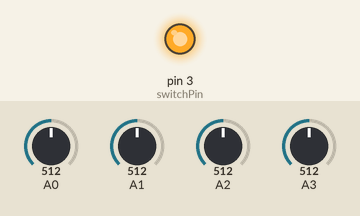
Bench run of a sketch on a simulated Arduino Uno, built with avr-gcc and run on an emulated ATmega328P. Parts: output pins drawn as LEDs (lit = HIGH). The test bench sets the inputs (shaded band); at power-on: A1 = 512, A3 = 512, A2 = 512, A0 = 512. What the sketch prints to the serial monitor is not drawn.

Above: at 1.2 s.
1.3 s: A1 set to 716
3.2 s: A3 set to 716
6.2 s: A3 set to 992
9.2 s: A2 set to 61
10.7 s: A2 set to 53
At 11.5 s:
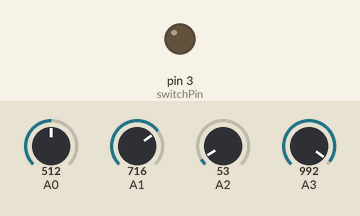
12.2 s: A2 set to 306
At 12.6 s:
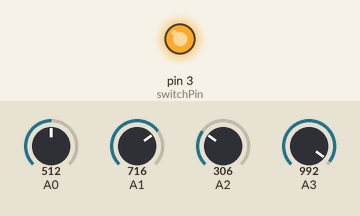
Timing chart, 0 to 14.7 s (numbered marks = the images above; inputs shaded):
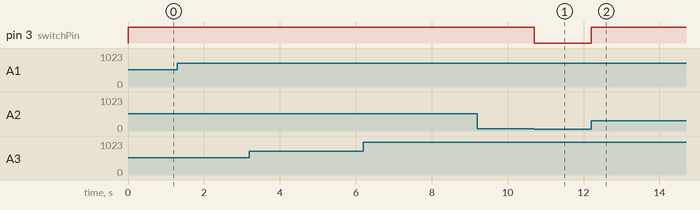

The sketch:

Elf.ino
```cpp
#define switchPin 3

float current;
float voltage;

void setup() {
  pinMode(switchPin, 1);
  pinMode(A0, 0);
  pinMode(A1, 0);
  pinMode(A2, 0);
  pinMode(A3, 0);

  Serial.begin(115200);
}

void loop() {

  //Drop first five values to increase accuracy
  for (int i = 0; i < 5; i++) {
    analogRead(A1);
  }
  float current_a1 = analogRead(A1);
  for (int i = 0; i < 5; i++) {
    analogRead(A0);
  }
  float current_a0 = analogRead(A0);


  //Calculate current
  current = (current_a1 - current_a0) * 10;


  //Drop first five values to increase accuracy
  for (int i = 0; i < 5; i++) {
    analogRead(A3);
  }
  float voltage_a3 = analogRead(A3);
  for (int i = 0; i < 5; i++) {
    analogRead(A2);
  }
  float voltage_a2 = analogRead(A2);


  //Calculate voltage (change ref value (4.55) to tune)
  voltage = (voltage_a3 - voltage_a2) * 4.55;


  //Switch on mosfet if voltage less than 4.25V
  if (voltage < 4250) {
    digitalWrite(switchPin, 1);
  }
  else {
    digitalWrite(switchPin, 0);
  }


  //Output to serial if charging or measuring cell
  if (current > 10 || voltage > 2500) {
    Serial.print("mA: " + String(current) + "\t");
    Serial.println("mV: " + String(voltage));
  }
}
```

Measured:
- the behaviour switches between 58 and 57 on A2 (found by bisection; images 0 and 1)
- after the input at 10.7 s, pin 3 (switchPin): HIGH → LOW at once
- after the input at 12.2 s, pin 3 (switchPin): LOW → HIGH at once
